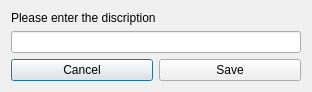
<?xml version="1.0" encoding="UTF-8"?>
<ui version="4.0">
 <class>Dialog</class>
 <widget class="QDialog" name="Dialog">
  <property name="geometry">
   <rect>
    <x>0</x>
    <y>0</y>
    <width>312</width>
    <height>88</height>
   </rect>
  </property>
  <property name="windowTitle">
   <string>Backup Configuration</string>
  </property>
  <layout class="QGridLayout" name="gridLayout">
   <item row="1" column="0" colspan="2">
    <widget class="QLineEdit" name="lineEdit"/>
   </item>
   <item row="0" column="0" colspan="2">
    <widget class="QLabel" name="label">
     <property name="text">
      <string>Please enter the discription</string>
     </property>
    </widget>
   </item>
   <item row="2" column="0" colspan="2">
    <layout class="QHBoxLayout" name="horizontalLayout">
     <item>
      <widget class="QPushButton" name="configs_backup_btn_cancel">
       <property name="text">
        <string>Cancel</string>
       </property>
      </widget>
     </item>
     <item>
      <widget class="QPushButton" name="configs_backup_btn_save">
       <property name="text">
        <string>Save</string>
       </property>
      </widget>
     </item>
    </layout>
   </item>
  </layout>
 </widget>
 <resources/>
 <connections/>
</ui>
